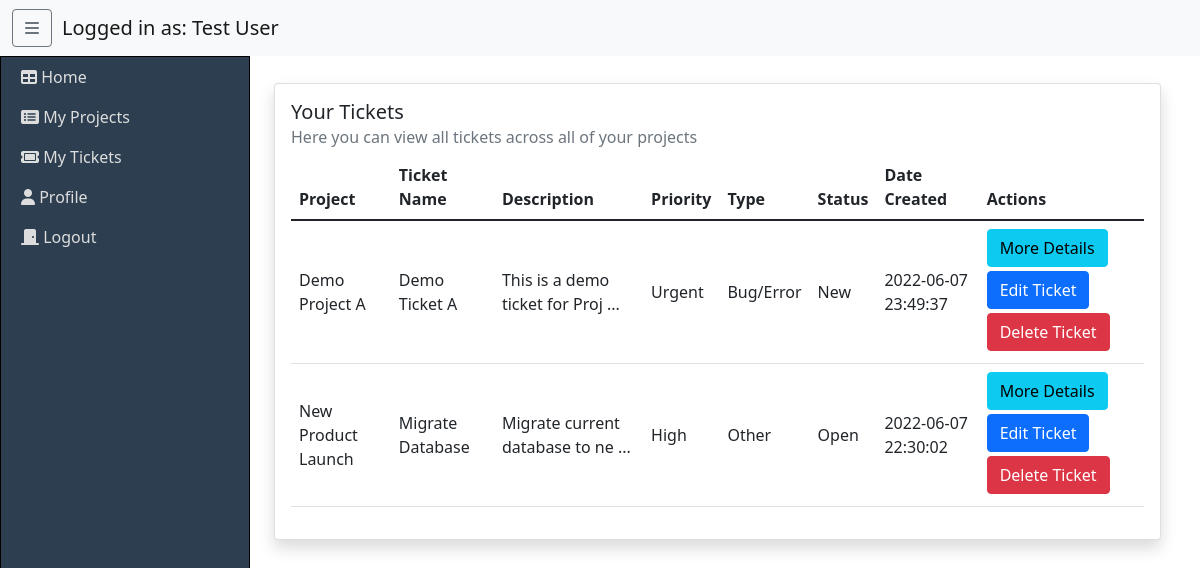
/my-tickets (signed in), run on the app's committed database.
### website/models.py (models this page shows, shortened)
class User(db.Model, UserMixin):
    id = db.Column(db.Integer(), primary_key=True)
    email = db.Column(db.String(length=100), nullable=False, unique=True)
    first_name = db.Column(db.String(length=50), nullable=False)
    last_name = db.Column(db.String(length=50), nullable=False)
    organization_id = db.Column(db.String(length=100), db.ForeignKey("organization.id"))
    role = db.Column(db.String())
    password = db.Column(db.String(), nullable=False)

class Ticket(db.Model):
    id = db.Column(db.Integer(), primary_key=True)
    name = db.Column(db.String(length=100), nullable=False, unique=True)
    description = db.Column(db.String(length=500), nullable=False)
    project_id = db.Column(db.Integer(), db.ForeignKey("project.id"))
    priority = db.Column(db.String(), nullable=False, default="Low")
    type = db.Column(db.String())
    status = db.Column(db.String())
    assigned_dev = db.Column(db.Integer(), db.ForeignKey("user.id"))
    created_by = db.Column(db.Integer(), nullable=False)
    date_created = db.Column(db.DateTime(timezone=True), default=func.now())
    comments = db.relationship('Comment', backref='ticket')
    history = db.relationship('TicketEdit', backref='ticket')

class Project(db.Model):
    id = db.Column(db.Integer(), primary_key=True)
    name = db.Column(db.String(length=100), nullable=False, unique=True)
    description = db.Column(db.String(length=500))
    organization_id = db.Column(db.String(length=100), db.ForeignKey("organization.id"))
    team = db.relationship('User', secondary='user_project_assoc', backref='projects')
    tickets = db.relationship('Ticket', backref='project')

### website/views.py (the view, shortened to what this page needs)
@views.route('/my-tickets', methods=["GET", "POST"])
@login_required
def my_tickets():
    user = User.query.get(current_user.id)
    organization = Organization.query.get(user.organization_id)
    tickets = []
    for project in organization.projects:
        if user in project.team:
            for ticket in project.tickets:
                tickets.append(ticket)
    return render_template("my_tickets.html", organization=organization, tickets=tickets)

### website/__init__.py (called while the page is built)
def create_app():
    application = Flask(__name__)
    application.config["SECRET_KEY"] = FLASK_SECRET_KEY
    application.config["SQLALCHEMY_DATABASE_URI"] = f"sqlite:///{DB_NAME}"
    db.init_app(application)
    from .views import views
    from .auth import auth
    application.register_blueprint(views, url_prefix='/')
    application.register_blueprint(auth, url_prefix='/')
    from .models import User
    create_database(application)
    login_manager = LoginManager()
    login_manager.login_view = "auth.login"
    login_manager.login_message_category = "info"
    login_manager.init_app(application)
    @login_manager.user_loader
    def load_user(id):
        return User.query.get(int(id))
    return application

### website/templates/my_tickets.html (shortened to what this page needs)
{% extends "base.html" %}
{% block content %}
    <div class="container-fluid my-tickets-window">
            <div class="card shadow">
                <div class="card-body">
                    <h5 class="card-title">Your Tickets</h5>
                    <h6 class="card-subtitle mb-2 text-muted">Here you can view all tickets across all of your projects</h6>
                    <div class="table-responsive">
                        <table class="table table-hover">
                            <thead>
                                <th scope="col">Project</th>
                                <th scope="col">Ticket Name</th>
                                <th scope="col">Description</th>
                                <th scope="col">Priority</th>
                                <th scope="col">Type</th>
                                <th scope="col">Status</th>
                                <th scope="col">Date Created</th>
                                <th scope="col">Actions</th>
                            </thead>
                            <tbody>
                            {% for ticket in tickets %}
                                <tr>
                                    <td class="align-middle">{{ ticket.project.name }}</td>
                                    <td class="align-middle">{{ ticket.name }}</td>
                                    <td class="align-middle">
                                        {{ ticket.description[0:30] }}
                                        {% if ticket.description[0:30] != ticket.description %}
                                            ...
                                        {% endif %}
                                    </td>
                                    <td class="align-middle">{{ ticket.priority }}</td>
                                    <td class="align-middle">{{ ticket.type }}</td>
                                    <td class="align-middle">{{ ticket.status }}</td>
                                    <td class="align-middle">{{ ticket.date_created }}</td>
                                    <td>
                                        <form method="POST">
                                            <button name="action" value="details" class="btn btn-info mb-1">More Details</button>
                                            <button name="action" value="edit" class="btn btn-primary mb-1">Edit Ticket</button>
                                            <button type="button" class="btn btn-danger mb-1" data-bs-toggle="modal"
                                                    data-bs-target="#ConfirmTicketDeleteModal-{{ ticket.id }}">
                                                Delete Ticket
                                            </button>
                                        </form>
                                    </td>
                                </tr>
                            {% endfor %}
                            </tbody>
                        </table>
                    </div>
                </div>
            </div>
        </div>
{% endblock %}

### website/templates/base.html (shortened to what this page needs)
<!DOCTYPE html>
<html lang="en">
    <head>
        <link href="https://cdn.jsdelivr.net/npm/bootstrap@5.1.3/dist/css/bootstrap.min.css" rel="stylesheet">
        <link rel="stylesheet" href="{{ url_for('static', filename='css/dashboard2.css') }}">
    </head>
    <body>
        <div id="wrapper" class="sidebarShow">
            <nav class="navbar sticky-top navbar-expand-lg navbar-light bg-light">
                <div class="container-fluid">
                    <a id="sidebar-toggle" class="btn btn-outline-secondary">
                        <i class="fa-solid fa-bars"></i>
                    </a>
                    <a class="navbar-brand" href="{{ url_for('views.dashboard') }}">Logged in as: {{ current_user.first_name }} {{ current_user.last_name }}</a>
                </div>
            </nav>
            <div id="sidebar-wrapper">
                <ul class="sidebar-nav">
                    <li>
                        <a href="{{ url_for('views.dashboard') }}">
                            <i class="fa-solid fa-table"></i> Home
                        </a>
                    </li>
                    <li>
                        <a href="{{ url_for('views.my_projects') }}">
                            <i class="fa-solid fa-rectangle-list"></i> My Projects
                        </a>
                    </li>
                    <li>
                        <a href="{{ url_for('views.my_tickets') }}">
                            <i class="fa-solid fa-ticket"></i> My Tickets
                        </a>
                    </li>
                    <li>
                        <a href="{{ url_for('views.my_profile') }}">
                            <i class="fa-solid fa-user"></i> Profile
                        </a>
                    </li>
                    <li>
                        <a id="logout" href="{{ url_for('auth.logout') }}">
                            <i class="fa-solid fa-door-closed"></i> Logout
                        </a>
                    </li>
                </ul>
            </div>
            <div id="dashboard-wrapper">
                {% block content %}
                {% endblock %}
            </div>
        </div>
    </body>
</html>

### website/static/css/dashboard2.css (style rules this page uses)
.card { margin: 12px; }
#sidebar-toggle { margin-right: 10px; }
#wrapper { height: 100vh; }
#sidebar-wrapper { z-index: 1; position: absolute; width: 0; min-height: 100vh; overflow-y: hidden; background: #2C3E50; border: 1px solid black; }
#dashboard-wrapper { width: 100%; position: absolute; padding: 15px; }
#wrapper.sidebarShow #sidebar-wrapper { width: 250px; }
#wrapper.sidebarShow #dashboard-wrapper { padding-left: 250px; }
.sidebar-nav { padding: 0; list-style: none; }
.sidebar-nav li { text-indent: 10px; line-height: 40px; }
.sidebar-nav li a { display: block; text-decoration: none; color: #ddd; }

### data on the page
User: first_name "Test", last_name "User"
Ticket: project.name "Demo Project A", name "Demo Ticket A", description "This is a demo ticket for Proj", priority "Urgent", type "Bug/Error", status "New", date_created "2022-06-07 23:49:37"
Ticket: project.name "New Product Launch", name "Migrate Database", description "Migrate current database to ne", priority "High", type "Other", status "Open", date_created "2022-06-07 22:30:02"
